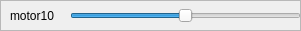
       <widget class="QFrame" name="frame_26">
        <property name="geometry">
         <rect>
          <x>0</x>
          <y>540</y>
          <width>301</width>
          <height>31</height>
         </rect>
        </property>
        <property name="frameShape">
         <enum>QFrame::StyledPanel</enum>
        </property>
        <property name="frameShadow">
         <enum>QFrame::Raised</enum>
        </property>
        <widget class="QSlider" name="motor10">
         <property name="geometry">
          <rect>
           <x>70</x>
           <y>0</y>
           <width>231</width>
           <height>31</height>
          </rect>
         </property>
         <property name="minimum">
          <number>-50</number>
         </property>
         <property name="maximum">
          <number>50</number>
         </property>
         <property name="orientation">
          <enum>Qt::Horizontal</enum>
         </property>
        </widget>
        <widget class="QLabel" name="label_25">
         <property name="geometry">
          <rect>
           <x>10</x>
           <y>0</y>
           <width>91</width>
           <height>31</height>
          </rect>
         </property>
         <property name="text">
          <string>motor10</string>
         </property>
        </widget>
        <widget class="QFrame" name="frame_27">
         <property name="geometry">
          <rect>
           <x>40</x>
           <y>30</y>
           <width>301</width>
           <height>31</height>
          </rect>
         </property>
         <property name="frameShape">
          <enum>QFrame::StyledPanel</enum>
         </property>
         <property name="frameShadow">
          <enum>QFrame::Raised</enum>
         </property>
         <widget class="QSlider" name="horizontalSlider_20">
          <property name="geometry">
           <rect>
            <x>70</x>
            <y>0</y>
            <width>231</width>
            <height>31</height>
           </rect>
          </property>
          <property name="orientation">
           <enum>Qt::Horizontal</enum>
          </property>
         </widget>
         <widget class="QLabel" name="label_26">
          <property name="geometry">
           <rect>
            <x>10</x>
            <y>0</y>
            <width>91</width>
            <height>31</height>
           </rect>
          </property>
          <property name="text">
           <string>motor0</string>
          </property>
         </widget>
        </widget>
       </widget>
